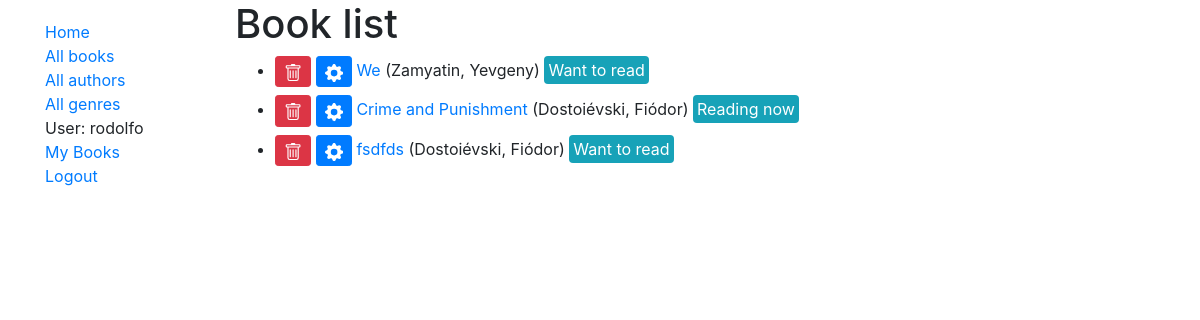
The app's page /catalog/books/ (signed in), older data.
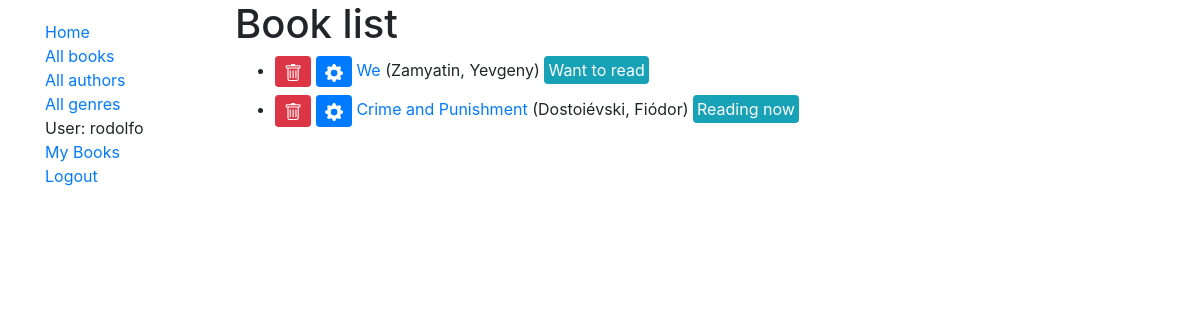
The same page, newer data.
### catalog/models.py (models this page shows, shortened)
class Book(models.Model):
    id = models.UUIDField(primary_key=True, default=uuid.uuid4)
    title = models.CharField(max_length=200)
    author = models.ForeignKey('Author', on_delete=models.SET_NULL, null=True)
    summary = models.TextField(max_length=1000)
    year = models.CharField(max_length=200, null=True, blank=True)
    genre = models.ManyToManyField(Genre)
    owner = models.ForeignKey(User, on_delete=models.SET_NULL, null=True, blank=True)
    READ_STATUS = {
        ('w', 'Want to read'),
        ('a', 'Already read'),
        ('r', 'Reading now')
    }
    status = models.CharField(
        max_length=1,
        choices=READ_STATUS,
        blank=True,
        default='w'
    )
    def get_absolute_url(self):
        return reverse('book-detail', args=[str(self.id)])
    def get_update_url(self):
        return reverse('book_update', args=[str(self.id)])
    def get_delete_url(self):
        return reverse('book_delete', args=[str(self.id)])

class Author(models.Model):
    first_name = models.CharField(max_length=100)
    last_name = models.CharField(max_length=100)
    date_of_birth = models.DateField(null=True, blank=True)
    date_of_death = models.DateField('Date of Death', null=True, blank=True)
    class Meta:
        ordering = ['last_name', 'first_name']
    def __str__(self):
        return f'{self.last_name}, {self.first_name}'

### catalog/views.py (the view)
# urls.py: path('books/', views.BookListView.as_view(), name='books'),
class BookListView(PermissionRequiredMixin, LoginRequiredMixin, generic.ListView):
    permission_required = 'catalog.view_book'
    model = Book

### catalog/templates/catalog/book_list.html (shortened to what this page needs)
{% extends "base_generic.html" %}
{% block content %}
  <h1>Book list</h1>
  {% if book_list %}
  <ul>
    {% for book in book_list %}
      <li class="my-2">
        <a class="btn btn-sm btn-danger" href="{{ book.get_delete_url }}">
        </a>
        <a class="btn btn-sm btn-primary" href="{{ book.get_update_url }}">
        </a>
        <a href="{{ book.get_absolute_url }}">{{ book.title }}</a> ({{ book.author }})
        <span class="bg-info text-white rounded p-1">{{ book.get_status_display }}</span>
      </li>
    {% endfor %}
  </ul>
  {% else %}
    <p>There are no books in the catalog.</p>
  {% endif %}
{% endblock %}

### catalog/templates/base_generic.html (shortened to what this page needs)
<!doctype html>
<html lang="en">
  <head>
    <link rel="stylesheet" href="https://stackpath.bootstrapcdn.com/bootstrap/4.3.1/css/bootstrap.min.css">
    {% load static %}
    <link rel="stylesheet" href="{% static 'css/styles.css' %}">
  </head>
  <body>
    <section class="container">
      <div class="row">
        <div class="col-sm-2">
        {% block sidebar %}
          <ul class="sidebar-nav">
            <li><a href="{% url 'index' %}">Home</a></li>
            <li><a href="{% url 'books' %}">All books</a></li>
            <li><a href="{% url 'authors' %}">All authors</a></li>
            <li><a href="{% url 'genres' %}">All genres</a></li>
            {% if user.is_authenticated %}
              <li>User: {{ user.get_username }}</li>
              <li><a href="{% url 'my-owned' %}">My Books</a></li>
              <li><a href="{% url 'logout'%}?next={{request.path}}">Logout</a></li>
            {% else %}
              <li><a href="{% url 'login'%}?next={{request.path}}">Login</a></li>
            {% endif %}
          </ul>
        {% endblock %}
        </div>
        <div class="col-sm-10">{% block content %}{% endblock %}</div>
      </div>
    </section>
  </body>
</html>

### catalog/static/css/styles.css (style rules this page uses)
.sidebar-nav { margin-top: 20px; padding: 0; list-style: none; }

Row changes from the older to the newer data that the page shows:
removed Book: title "fsdfds", author "Dostoiévski, Fiódor", status "Want to read"
